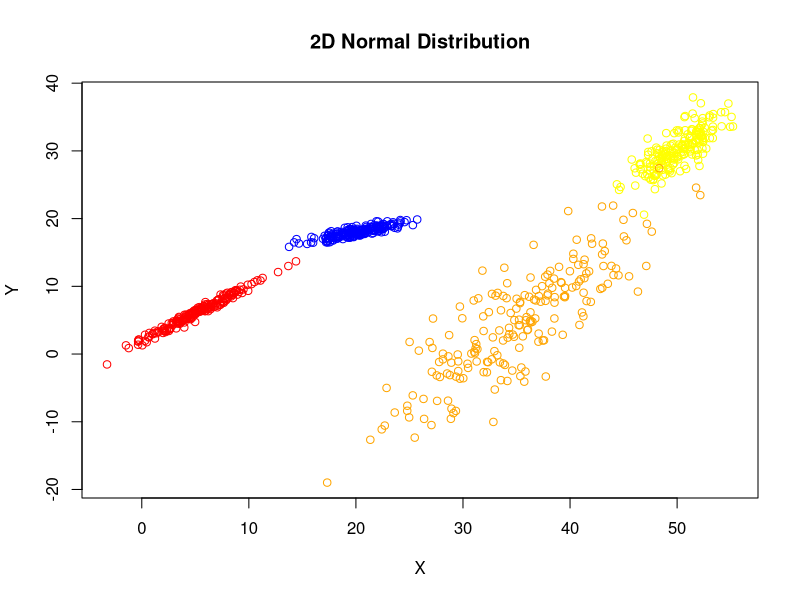

Here is the R script that generated this plot: (Note: this script raises an error after producing the figure.)



###############################################################################################
#
#
#  Generates multivariate normally distributed data (synthetic). Subsets may have different
#  parameters.
#
#  v0.1/mmt/Jun 2024
#
###############################################################################################


library(MASS)

# Prefix of file name to save data frame.
DESTINATION_FILE_NAME_PREFIX <- 'testdata/syntheticData'



# random int between 10 and 51: floor(runif(1, min = 10, max = 51))
# TODO: Finish this. Incomplete...
generateRandomMultivariateNormalDistribution<-function(n=100, 
                                                       d=2, 
                                                       mu=c(5, 6), 
                                                       sigMin=0.3,
                                                       sigMax=3.4){
  
  # Standard deviation (a covariance matrix since we want a multivariate
  # normal distribution). Must be a symmetric matrix  
  s<-matrix(runif(d*d, min=sigMin, max=sigMax), d, d)
  sigma <- s %*% t(s)
  
  return( mvrnorm(n = n, mu = mu, Sigma = sigma) )
}


data <- generateRandomMultivariateNormalDistribution(n=200)
data<-rbind(data, generateRandomMultivariateNormalDistribution(n=200, mu=c(20, 18)) )
data<-rbind(data, generateRandomMultivariateNormalDistribution(n=200, mu=c(50, 30)))
data<-rbind(data, generateRandomMultivariateNormalDistribution(n=200, 
                                                              mu=c(35, 5), 
                                                              sigMin=0.04, 
                                                              sigMax=8.34))

colVector <- rep( c("red",  "blue", "yellow", "orange"), each=200)
plot(data, main = "2D Normal Distribution", xlab = "X", ylab = "Y", col=colVector)

# Save to csv file
dimnames(data)<-list(NULL, c("F1", "F2"))
fname <- paste0(DESTINATION_FILE_NAME_PREFIX, 'N200x2-MultiVariate-4-subsets', '.csv')
write.table(data, file=fname, row.names=FALSE, col.names=TRUE, sep=",")


